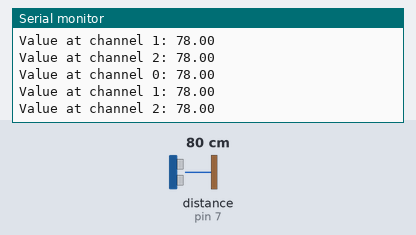
This sketch was run on a simulated Arduino Uno, built with avr-gcc and run on an emulated ATmega328P. Shown: the last lines printed to the serial monitor. Wiring (inferred from the names in the program): ultrasonic range finder: trigger pin 3; echo pin 7. The inputs (shaded band) are chosen by the test bench; at power-on: distance to the obstacle (sensor on pin 7) 80 cm. The echo pulse lasts 58.3 µs per cm.

Above: at 1.2 s.
1.3 s: distance to the obstacle (sensor on pin 7) set to 120 cm
At 1.38 s:
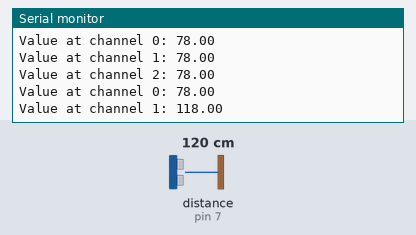
4.3 s: distance to the obstacle (sensor on pin 7) set to 35 cm
At 4.3 s:
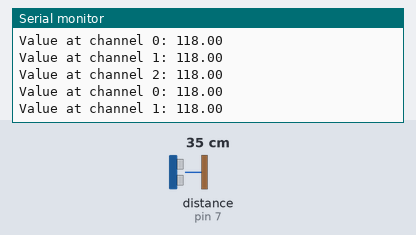
7.3 s: distance to the obstacle (sensor on pin 7) set to 250 cm
At 7.51 s:
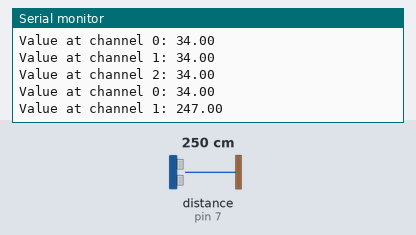
Timing chart, 0 to 10.3 s (numbered marks = the images above; inputs shaded):
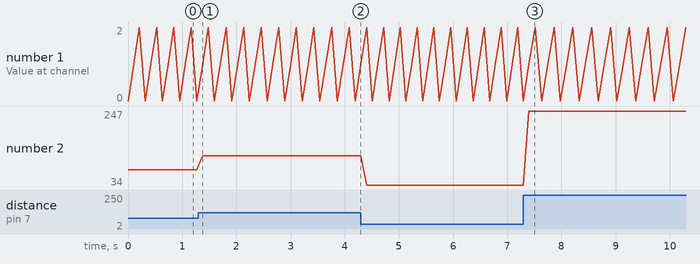

The sketch:

multiplexer_sonic.ino
```cpp
#define ECHO 7

//Mux control pins
int s0 = 8;
int s1 = 9;
int s2 = 10;
int s3 = 11;

//Mux in “SIG” pin
int SIG_pin = 3;

void setup() {
  pinMode(s0, OUTPUT);
  pinMode(s1, OUTPUT);
  pinMode(s2, OUTPUT);
  pinMode(s3, OUTPUT);
  pinMode(SIG_pin, OUTPUT);
  pinMode(ECHO, INPUT);
  pinMode(ECHO - 1, INPUT);
  pinMode(ECHO - 2, INPUT);

  digitalWrite(s0, LOW);
  digitalWrite(s1, LOW);
  digitalWrite(s2, LOW);
  digitalWrite(s3, LOW);
  digitalWrite(SIG_pin, LOW);

  Serial.begin(9600);
}

void loop() {
//Loop through and read all 16 values
//Reports back Value at channel 6 is: 346
  for(int i = 0; i < 3; i++){
    Serial.print("Value at channel ");
    Serial.print(i);
    Serial.print(": ");
    Serial.println(detect(i));
    delay(100);
  }
}

void select_sensor(int channel) {
  int controlPin[] = {s0, s1, s2, s3};
  for (int i = 0; i < 3; i++){
    digitalWrite(controlPin[i], !!(channel & (1 << i)));
    //Serial.print(!!(channel & (1 << i)));
  }
  return;
}

float detect(int trig) {
  select_sensor(trig);
  long duration, distance;
  digitalWrite(SIG_pin, LOW);
  delayMicroseconds(2);
  digitalWrite(SIG_pin, HIGH);
  delayMicroseconds(20);
  digitalWrite(SIG_pin, LOW);
  duration = pulseIn(ECHO, HIGH);
  // duration = pulseIn(trig + 5, HIGH);
  distance = duration * 17 / 1000;

  delayMicroseconds(20);
  return distance;
}

// #define TRIG1 2
// #define TRIG2 3
// #define ECHO1 4
// #define ECHO2 5
//   long duration, distance;

// void setup() {
//   pinMode(TRIG1, OUTPUT);
//   pinMode(TRIG2, OUTPUT);
//   pinMode(ECHO1, INPUT);
//   pinMode(ECHO2, INPUT);
//   Serial.begin(9600);
// }

// void loop() {
//   detect(TRIG1, ECHO1);
//   Serial.print("distance 1 : ");
//   Serial.println(distance);
//   detect(TRIG2, ECHO2);
//   Serial.print("distance 2 : ");
//   Serial.println(distance);
//   delay(500);
// }

// void detect(int trig, int echo) {
//   digitalWrite(trig, LOW);
//   delayMicroseconds(2);
//   digitalWrite(trig, HIGH);
//   delayMicroseconds(20);
//   digitalWrite(trig, LOW);
//   duration = pulseIn(echo, HIGH);
//   distance = duration * 17 / 1000;
//   Serial.println(duration);
// }
```

Measured:
- after the input at 1.3 s, the serial monitor: prints a new line after 0.08 s (image 1)
- after the input at 7.3 s, the serial monitor: prints a new line after 0.10 s (image 3)
- plotted number 2: 78 → 118 after the input at 1.3 s, 118 → 34 after the input at 4.3 s, 34 → 247 after the input at 7.3 s
